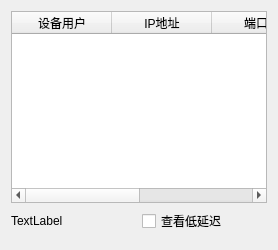
      <widget class="QWidget" name="tab_deviceList">
       <attribute name="title">
        <string>设备和信息</string>
       </attribute>
       <layout class="QGridLayout" name="gridLayout_7">
        <item row="0" column="0" colspan="2">
         <widget class="QTableWidget" name="tableWidget_deviceList">
          <property name="sizePolicy">
           <sizepolicy hsizetype="Expanding" vsizetype="Preferred">
            <horstretch>0</horstretch>
            <verstretch>0</verstretch>
           </sizepolicy>
          </property>
          <property name="contextMenuPolicy">
           <enum>Qt::CustomContextMenu</enum>
          </property>
          <property name="editTriggers">
           <set>QAbstractItemView::NoEditTriggers</set>
          </property>
          <attribute name="verticalHeaderCascadingSectionResizes">
           <bool>false</bool>
          </attribute>
          <attribute name="verticalHeaderDefaultSectionSize">
           <number>30</number>
          </attribute>
          <column>
           <property name="text">
            <string>设备用户</string>
           </property>
          </column>
          <column>
           <property name="text">
            <string>IP地址</string>
           </property>
          </column>
          <column>
           <property name="text">
            <string>端口号</string>
           </property>
          </column>
          <column>
           <property name="text">
            <string>备注</string>
           </property>
          </column>
         </widget>
        </item>
        <item row="1" column="0">
         <widget class="QLabel" name="label_info_time">
          <property name="text">
           <string>TextLabel</string>
          </property>
         </widget>
        </item>
        <item row="1" column="1">
         <widget class="QCheckBox" name="checkBox_info_viewLowDelay">
          <property name="text">
           <string>查看低延迟</string>
          </property>
         </widget>
        </item>
        <item row="2" column="0" colspan="2">
         <widget class="QChartView" name="widget_info_chart1" native="true">
          <property name="enabled">
           <bool>true</bool>
          </property>
          <property name="cursor">
           <cursorShape>CrossCursor</cursorShape>
          </property>
         </widget>
        </item>
       </layout>
      </widget>
